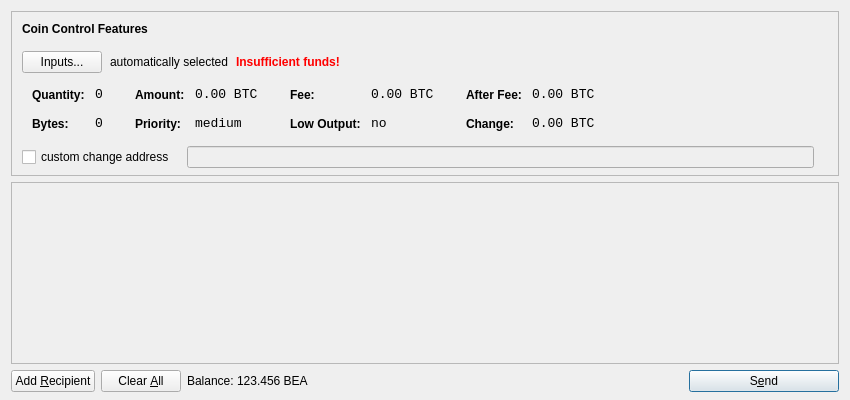
<?xml version="1.0" encoding="UTF-8"?>
<ui version="4.0">
 <class>SendCoinsDialog</class>
 <widget class="QDialog" name="SendCoinsDialog">
  <property name="geometry">
   <rect>
    <x>0</x>
    <y>0</y>
    <width>850</width>
    <height>400</height>
   </rect>
  </property>
  <property name="windowTitle">
   <string>Send Coins</string>
  </property>
  <layout class="QVBoxLayout" name="verticalLayout" stretch="0,1,0">
   <property name="bottomMargin">
    <number>8</number>
   </property>
   <item>
    <widget class="QFrame" name="frameCoinControl">
     <property name="sizePolicy">
      <sizepolicy hsizetype="Expanding" vsizetype="Expanding">
       <horstretch>0</horstretch>
       <verstretch>0</verstretch>
      </sizepolicy>
     </property>
     <property name="maximumSize">
      <size>
       <width>16777215</width>
       <height>16777215</height>
      </size>
     </property>
     <property name="frameShape">
      <enum>QFrame::StyledPanel</enum>
     </property>
     <property name="frameShadow">
      <enum>QFrame::Sunken</enum>
     </property>
     <layout class="QVBoxLayout" name="verticalLayoutCoinControl2">
      <property name="spacing">
       <number>-1</number>
      </property>
      <property name="leftMargin">
       <number>0</number>
      </property>
      <property name="topMargin">
       <number>0</number>
      </property>
      <property name="rightMargin">
       <number>0</number>
      </property>
      <property name="bottomMargin">
       <number>6</number>
      </property>
      <item>
       <layout class="QVBoxLayout" name="verticalLayoutCoinControl" stretch="0,0,0,0,1">
        <property name="spacing">
         <number>0</number>
        </property>
        <property name="leftMargin">
         <number>10</number>
        </property>
        <property name="topMargin">
         <number>10</number>
        </property>
        <item>
         <layout class="QHBoxLayout" name="horizontalLayoutCoinControl1">
          <property name="bottomMargin">
           <number>15</number>
          </property>
          <item>
           <widget class="QLabel" name="labelCoinControlFeatures">
            <property name="sizePolicy">
             <sizepolicy hsizetype="Preferred" vsizetype="Maximum">
              <horstretch>0</horstretch>
              <verstretch>0</verstretch>
             </sizepolicy>
            </property>
            <property name="font">
             <font>
              <weight>75</weight>
              <bold>true</bold>
             </font>
            </property>
            <property name="styleSheet">
             <string notr="true">font-weight:bold;</string>
            </property>
            <property name="text">
             <string>Coin Control Features</string>
            </property>
           </widget>
          </item>
         </layout>
        </item>
        <item>
         <layout class="QHBoxLayout" name="horizontalLayoutCoinControl2" stretch="0,0,0,0">
          <property name="spacing">
           <number>8</number>
          </property>
          <property name="bottomMargin">
           <number>10</number>
          </property>
          <item>
           <widget class="QPushButton" name="pushButtonCoinControl">
            <property name="styleSheet">
             <string notr="true"/>
            </property>
            <property name="text">
             <string>Inputs...</string>
            </property>
           </widget>
          </item>
          <item>
           <widget class="QLabel" name="labelCoinControlAutomaticallySelected">
            <property name="text">
             <string>automatically selected</string>
            </property>
            <property name="margin">
             <number>5</number>
            </property>
           </widget>
          </item>
          <item>
           <widget class="QLabel" name="labelCoinControlInsuffFunds">
            <property name="font">
             <font>
              <weight>75</weight>
              <bold>true</bold>
             </font>
            </property>
            <property name="styleSheet">
             <string notr="true">color:red;font-weight:bold;</string>
            </property>
            <property name="text">
             <string>Insufficient funds!</string>
            </property>
            <property name="margin">
             <number>5</number>
            </property>
           </widget>
          </item>
          <item>
           <spacer name="horizontalSpacerCoinControl">
            <property name="orientation">
             <enum>Qt::Horizontal</enum>
            </property>
            <property name="sizeHint" stdset="0">
             <size>
              <width>40</width>
              <height>1</height>
             </size>
            </property>
           </spacer>
          </item>
         </layout>
        </item>
        <item>
         <widget class="QWidget" name="widgetCoinControl" native="true">
          <property name="sizePolicy">
           <sizepolicy hsizetype="Preferred" vsizetype="Preferred">
            <horstretch>0</horstretch>
            <verstretch>0</verstretch>
           </sizepolicy>
          </property>
          <property name="minimumSize">
           <size>
            <width>0</width>
            <height>0</height>
           </size>
          </property>
          <property name="styleSheet">
           <string notr="true"/>
          </property>
          <layout class="QHBoxLayout" name="horizontalLayoutCoinControl5">
           <property name="margin">
            <number>0</number>
           </property>
           <item>
            <layout class="QHBoxLayout" name="horizontalLayoutCoinControl3" stretch="0,0,0,1">
             <property name="spacing">
              <number>20</number>
             </property>
             <property name="topMargin">
              <number>0</number>
             </property>
             <property name="bottomMargin">
              <number>10</number>
             </property>
             <item>
              <layout class="QFormLayout" name="formLayoutCoinControl1">
               <property name="horizontalSpacing">
                <number>10</number>
               </property>
               <property name="verticalSpacing">
                <number>14</number>
               </property>
               <property name="leftMargin">
                <number>10</number>
               </property>
               <property name="topMargin">
                <number>4</number>
               </property>
               <property name="rightMargin">
                <number>6</number>
               </property>
               <item row="0" column="0">
                <widget class="QLabel" name="labelCoinControlQuantityText">
                 <property name="styleSheet">
                  <string notr="true">font-weight:bold;</string>
                 </property>
                 <property name="text">
                  <string>Quantity:</string>
                 </property>
                 <property name="margin">
                  <number>0</number>
                 </property>
                </widget>
               </item>
               <item row="0" column="1">
                <widget class="QLabel" name="labelCoinControlQuantity">
                 <property name="font">
                  <font>
                   <family>Monospace</family>
                   <pointsize>10</pointsize>
                  </font>
                 </property>
                 <property name="cursor">
                  <cursorShape>IBeamCursor</cursorShape>
                 </property>
                 <property name="contextMenuPolicy">
                  <enum>Qt::ActionsContextMenu</enum>
                 </property>
                 <property name="text">
                  <string notr="true">0</string>
                 </property>
                 <property name="margin">
                  <number>0</number>
                 </property>
                 <property name="textInteractionFlags">
                  <set>Qt::LinksAccessibleByMouse|Qt::TextSelectableByKeyboard|Qt::TextSelectableByMouse</set>
                 </property>
                </widget>
               </item>
               <item row="1" column="0">
                <widget class="QLabel" name="labelCoinControlBytesText">
                 <property name="styleSheet">
                  <string notr="true">font-weight:bold;</string>
                 </property>
                 <property name="text">
                  <string>Bytes:</string>
                 </property>
                </widget>
               </item>
               <item row="1" column="1">
                <widget class="QLabel" name="labelCoinControlBytes">
                 <property name="font">
                  <font>
                   <family>Monospace</family>
                   <pointsize>10</pointsize>
                  </font>
                 </property>
                 <property name="cursor">
                  <cursorShape>IBeamCursor</cursorShape>
                 </property>
                 <property name="contextMenuPolicy">
                  <enum>Qt::ActionsContextMenu</enum>
                 </property>
                 <property name="text">
                  <string notr="true">0</string>
                 </property>
                 <property name="textInteractionFlags">
                  <set>Qt::LinksAccessibleByMouse|Qt::TextSelectableByKeyboard|Qt::TextSelectableByMouse</set>
                 </property>
                </widget>
               </item>
              </layout>
             </item>
             <item>
              <layout class="QFormLayout" name="formLayoutCoinControl2">
               <property name="horizontalSpacing">
                <number>10</number>
               </property>
               <property name="verticalSpacing">
                <number>14</number>
               </property>
               <property name="leftMargin">
                <number>6</number>
               </property>
               <property name="topMargin">
                <number>4</number>
               </property>
               <property name="rightMargin">
                <number>6</number>
               </property>
               <item row="0" column="0">
                <widget class="QLabel" name="labelCoinControlAmountText">
                 <property name="styleSheet">
                  <string notr="true">font-weight:bold;</string>
                 </property>
                 <property name="text">
                  <string>Amount:</string>
                 </property>
                 <property name="margin">
                  <number>0</number>
                 </property>
                </widget>
               </item>
               <item row="0" column="1">
                <widget class="QLabel" name="labelCoinControlAmount">
                 <property name="font">
                  <font>
                   <family>Monospace</family>
                   <pointsize>10</pointsize>
                  </font>
                 </property>
                 <property name="cursor">
                  <cursorShape>IBeamCursor</cursorShape>
                 </property>
                 <property name="contextMenuPolicy">
                  <enum>Qt::ActionsContextMenu</enum>
                 </property>
                 <property name="text">
                  <string notr="true">0.00 BTC</string>
                 </property>
                 <property name="textInteractionFlags">
                  <set>Qt::LinksAccessibleByMouse|Qt::TextSelectableByKeyboard|Qt::TextSelectableByMouse</set>
                 </property>
                </widget>
               </item>
               <item row="1" column="0">
                <widget class="QLabel" name="labelCoinControlPriorityText">
                 <property name="styleSheet">
                  <string notr="true">font-weight:bold;</string>
                 </property>
                 <property name="text">
                  <string>Priority:</string>
                 </property>
                </widget>
               </item>
               <item row="1" column="1">
                <widget class="QLabel" name="labelCoinControlPriority">
                 <property name="font">
                  <font>
                   <family>Monospace</family>
                   <pointsize>10</pointsize>
                  </font>
                 </property>
                 <property name="cursor">
                  <cursorShape>IBeamCursor</cursorShape>
                 </property>
                 <property name="contextMenuPolicy">
                  <enum>Qt::ActionsContextMenu</enum>
                 </property>
                 <property name="text">
                  <string>medium</string>
                 </property>
                 <property name="textInteractionFlags">
                  <set>Qt::LinksAccessibleByMouse|Qt::TextSelectableByKeyboard|Qt::TextSelectableByMouse</set>
                 </property>
                </widget>
               </item>
              </layout>
             </item>
             <item>
              <layout class="QFormLayout" name="formLayoutCoinControl3">
               <property name="horizontalSpacing">
                <number>10</number>
               </property>
               <property name="verticalSpacing">
                <number>14</number>
               </property>
               <property name="leftMargin">
                <number>6</number>
               </property>
               <property name="topMargin">
                <number>4</number>
               </property>
               <property name="rightMargin">
                <number>6</number>
               </property>
               <item row="0" column="0">
                <widget class="QLabel" name="labelCoinControlFeeText">
                 <property name="styleSheet">
                  <string notr="true">font-weight:bold;</string>
                 </property>
                 <property name="text">
                  <string>Fee:</string>
                 </property>
                 <property name="margin">
                  <number>0</number>
                 </property>
                </widget>
               </item>
               <item row="0" column="1">
                <widget class="QLabel" name="labelCoinControlFee">
                 <property name="font">
                  <font>
                   <family>Monospace</family>
                   <pointsize>10</pointsize>
                  </font>
                 </property>
                 <property name="cursor">
                  <cursorShape>IBeamCursor</cursorShape>
                 </property>
                 <property name="contextMenuPolicy">
                  <enum>Qt::ActionsContextMenu</enum>
                 </property>
                 <property name="text">
                  <string notr="true">0.00 BTC</string>
                 </property>
                 <property name="textInteractionFlags">
                  <set>Qt::LinksAccessibleByMouse|Qt::TextSelectableByKeyboard|Qt::TextSelectableByMouse</set>
                 </property>
                </widget>
               </item>
               <item row="1" column="0">
                <widget class="QLabel" name="labelCoinControlLowOutputText">
                 <property name="styleSheet">
                  <string notr="true">font-weight:bold;</string>
                 </property>
                 <property name="text">
                  <string>Low Output:</string>
                 </property>
                </widget>
               </item>
               <item row="1" column="1">
                <widget class="QLabel" name="labelCoinControlLowOutput">
                 <property name="font">
                  <font>
                   <family>Monospace</family>
                   <pointsize>10</pointsize>
                  </font>
                 </property>
                 <property name="cursor">
                  <cursorShape>IBeamCursor</cursorShape>
                 </property>
                 <property name="contextMenuPolicy">
                  <enum>Qt::ActionsContextMenu</enum>
                 </property>
                 <property name="text">
                  <string>no</string>
                 </property>
                 <property name="textInteractionFlags">
                  <set>Qt::LinksAccessibleByMouse|Qt::TextSelectableByKeyboard|Qt::TextSelectableByMouse</set>
                 </property>
                </widget>
               </item>
              </layout>
             </item>
             <item>
              <layout class="QFormLayout" name="formLayoutCoinControl4">
               <property name="horizontalSpacing">
                <number>10</number>
               </property>
               <property name="verticalSpacing">
                <number>14</number>
               </property>
               <property name="leftMargin">
                <number>6</number>
               </property>
               <property name="topMargin">
                <number>4</number>
               </property>
               <property name="rightMargin">
                <number>6</number>
               </property>
               <item row="0" column="0">
                <widget class="QLabel" name="labelCoinControlAfterFeeText">
                 <property name="styleSheet">
                  <string notr="true">font-weight:bold;</string>
                 </property>
                 <property name="text">
                  <string>After Fee:</string>
                 </property>
                 <property name="margin">
                  <number>0</number>
                 </property>
                </widget>
               </item>
               <item row="0" column="1">
                <widget class="QLabel" name="labelCoinControlAfterFee">
                 <property name="font">
                  <font>
                   <family>Monospace</family>
                   <pointsize>10</pointsize>
                  </font>
                 </property>
                 <property name="cursor">
                  <cursorShape>IBeamCursor</cursorShape>
                 </property>
                 <property name="contextMenuPolicy">
                  <enum>Qt::ActionsContextMenu</enum>
                 </property>
                 <property name="text">
                  <string notr="true">0.00 BTC</string>
                 </property>
                 <property name="textInteractionFlags">
                  <set>Qt::LinksAccessibleByMouse|Qt::TextSelectableByKeyboard|Qt::TextSelectableByMouse</set>
                 </property>
                </widget>
               </item>
               <item row="1" column="0">
                <widget class="QLabel" name="labelCoinControlChangeText">
                 <property name="styleSheet">
                  <string notr="true">font-weight:bold;</string>
                 </property>
                 <property name="text">
                  <string>Change:</string>
                 </property>
                </widget>
               </item>
               <item row="1" column="1">
                <widget class="QLabel" name="labelCoinControlChange">
                 <property name="font">
                  <font>
                   <family>Monospace</family>
                   <pointsize>10</pointsize>
                  </font>
                 </property>
                 <property name="cursor">
                  <cursorShape>IBeamCursor</cursorShape>
                 </property>
                 <property name="contextMenuPolicy">
                  <enum>Qt::ActionsContextMenu</enum>
                 </property>
                 <property name="text">
                  <string notr="true">0.00 BTC</string>
                 </property>
                 <property name="textInteractionFlags">
                  <set>Qt::LinksAccessibleByMouse|Qt::TextSelectableByKeyboard|Qt::TextSelectableByMouse</set>
                 </property>
                </widget>
               </item>
              </layout>
             </item>
            </layout>
           </item>
          </layout>
         </widget>
        </item>
        <item>
         <layout class="QHBoxLayout" name="horizontalLayoutCoinControl4" stretch="0,0,0">
          <property name="spacing">
           <number>12</number>
          </property>
          <property name="sizeConstraint">
           <enum>QLayout::SetDefaultConstraint</enum>
          </property>
          <property name="topMargin">
           <number>5</number>
          </property>
          <property name="rightMargin">
           <number>5</number>
          </property>
          <item>
           <widget class="QCheckBox" name="checkBoxCoinControlChange">
            <property name="text">
             <string>custom change address</string>
            </property>
           </widget>
          </item>
          <item>
           <widget class="QLineEdit" name="lineEditCoinControlChange">
            <property name="enabled">
             <bool>false</bool>
            </property>
            <property name="sizePolicy">
             <sizepolicy hsizetype="Expanding" vsizetype="Fixed">
              <horstretch>0</horstretch>
              <verstretch>0</verstretch>
             </sizepolicy>
            </property>
           </widget>
          </item>
          <item>
           <widget class="QLabel" name="labelCoinControlChangeLabel">
            <property name="sizePolicy">
             <sizepolicy hsizetype="Preferred" vsizetype="Expanding">
              <horstretch>0</horstretch>
              <verstretch>0</verstretch>
             </sizepolicy>
            </property>
            <property name="minimumSize">
             <size>
              <width>0</width>
              <height>0</height>
             </size>
            </property>
            <property name="text">
             <string/>
            </property>
            <property name="margin">
             <number>3</number>
            </property>
           </widget>
          </item>
         </layout>
        </item>
        <item>
         <spacer name="verticalSpacerCoinControl">
          <property name="orientation">
           <enum>Qt::Vertical</enum>
          </property>
          <property name="sizeHint" stdset="0">
           <size>
            <width>800</width>
            <height>1</height>
           </size>
          </property>
         </spacer>
        </item>
       </layout>
      </item>
     </layout>
    </widget>
   </item>
   <item>
    <widget class="QScrollArea" name="scrollArea">
     <property name="widgetResizable">
      <bool>true</bool>
     </property>
     <widget class="QWidget" name="scrollAreaWidgetContents">
      <property name="geometry">
       <rect>
        <x>0</x>
        <y>0</y>
        <width>830</width>
        <height>165</height>
       </rect>
      </property>
      <layout class="QVBoxLayout" name="verticalLayout_2">
       <property name="margin">
        <number>0</number>
       </property>
       <item>
        <layout class="QVBoxLayout" name="entries">
         <property name="spacing">
          <number>6</number>
         </property>
        </layout>
       </item>
       <item>
        <spacer name="verticalSpacer">
         <property name="orientation">
          <enum>Qt::Vertical</enum>
         </property>
         <property name="sizeHint" stdset="0">
          <size>
           <width>20</width>
           <height>40</height>
          </size>
         </property>
        </spacer>
       </item>
      </layout>
     </widget>
    </widget>
   </item>
   <item>
    <layout class="QHBoxLayout" name="horizontalLayout">
     <item>
      <widget class="QPushButton" name="addButton">
       <property name="toolTip">
        <string>Send to multiple recipients at once</string>
       </property>
       <property name="text">
        <string>Add &amp;Recipient</string>
       </property>
       <property name="icon">
        <iconset resource="../bitcoin.qrc">
         <normaloff>:/icons/add</normaloff>:/icons/add</iconset>
       </property>
       <property name="autoDefault">
        <bool>false</bool>
       </property>
      </widget>
     </item>
     <item>
      <widget class="QPushButton" name="clearButton">
       <property name="sizePolicy">
        <sizepolicy hsizetype="Minimum" vsizetype="Fixed">
         <horstretch>0</horstretch>
         <verstretch>0</verstretch>
        </sizepolicy>
       </property>
       <property name="toolTip">
        <string>Remove all transaction fields</string>
       </property>
       <property name="text">
        <string>Clear &amp;All</string>
       </property>
       <property name="icon">
        <iconset resource="../bitcoin.qrc">
         <normaloff>:/icons/remove</normaloff>:/icons/remove</iconset>
       </property>
       <property name="autoRepeatDelay">
        <number>300</number>
       </property>
       <property name="autoDefault">
        <bool>false</bool>
       </property>
      </widget>
     </item>
     <item>
      <layout class="QHBoxLayout" name="horizontalLayout_2">
       <property name="spacing">
        <number>3</number>
       </property>
       <item>
        <widget class="QLabel" name="label">
         <property name="text">
          <string>Balance:</string>
         </property>
        </widget>
       </item>
       <item>
        <widget class="QLabel" name="labelBalance">
         <property name="cursor">
          <cursorShape>IBeamCursor</cursorShape>
         </property>
         <property name="text">
          <string>123.456 BEA</string>
         </property>
         <property name="textInteractionFlags">
          <set>Qt::LinksAccessibleByMouse|Qt::TextSelectableByKeyboard|Qt::TextSelectableByMouse</set>
         </property>
        </widget>
       </item>
      </layout>
     </item>
     <item>
      <spacer name="horizontalSpacer">
       <property name="orientation">
        <enum>Qt::Horizontal</enum>
       </property>
       <property name="sizeHint" stdset="0">
        <size>
         <width>40</width>
         <height>20</height>
        </size>
       </property>
      </spacer>
     </item>
     <item>
      <widget class="QPushButton" name="sendButton">
       <property name="minimumSize">
        <size>
         <width>150</width>
         <height>0</height>
        </size>
       </property>
       <property name="toolTip">
        <string>Confirm the send action</string>
       </property>
       <property name="text">
        <string>S&amp;end</string>
       </property>
       <property name="icon">
        <iconset resource="../bitcoin.qrc">
         <normaloff>:/icons/send</normaloff>:/icons/send</iconset>
       </property>
       <property name="default">
        <bool>true</bool>
       </property>
      </widget>
     </item>
    </layout>
   </item>
  </layout>
 </widget>
 <resources>
  <include location="../bitcoin.qrc"/>
 </resources>
 <connections/>
</ui>
